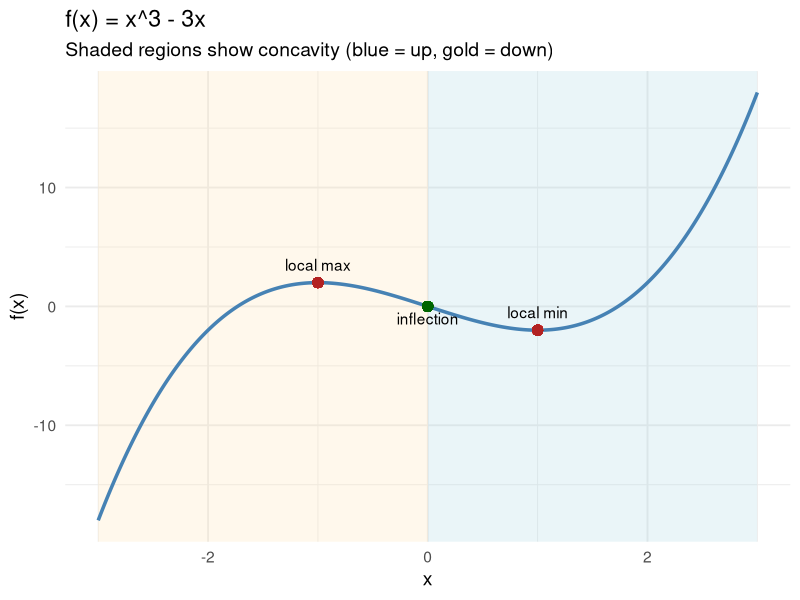
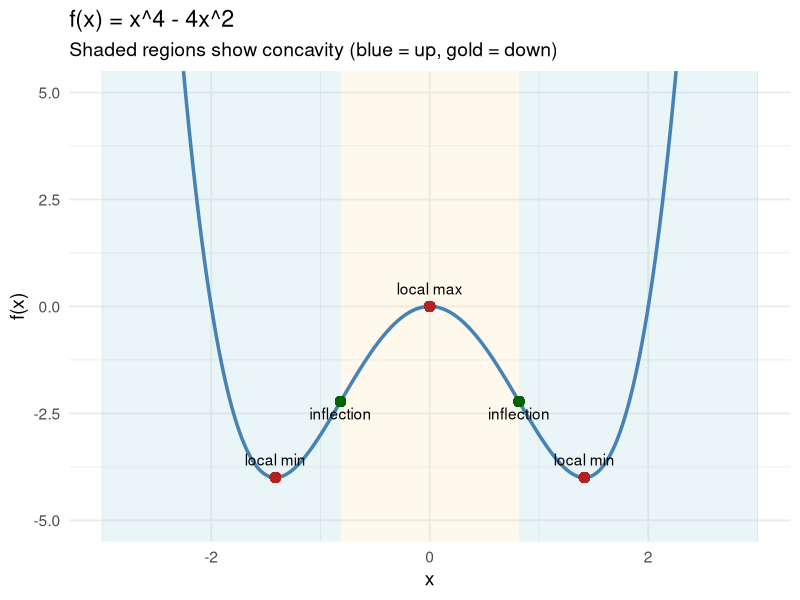
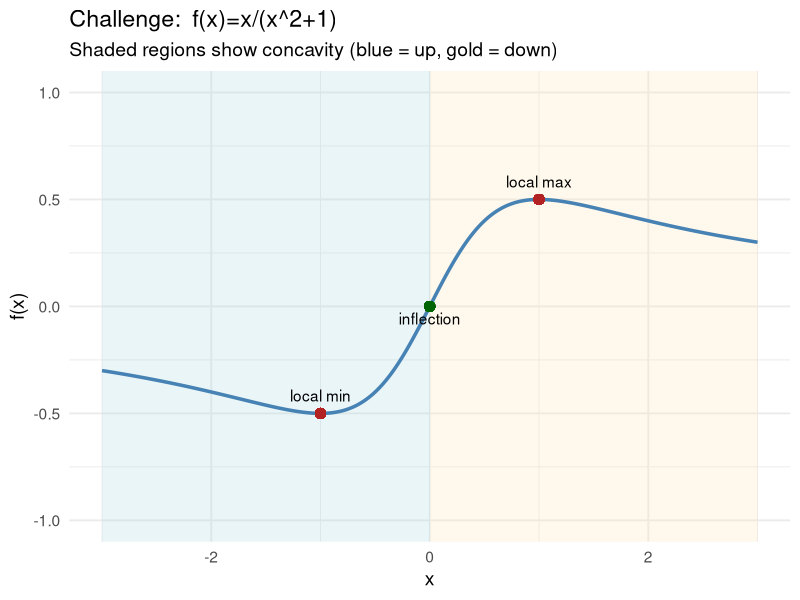
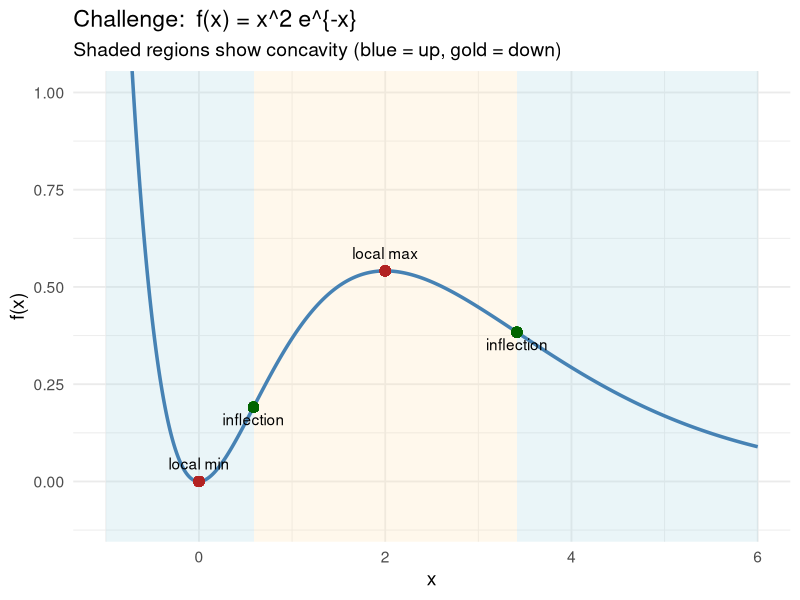
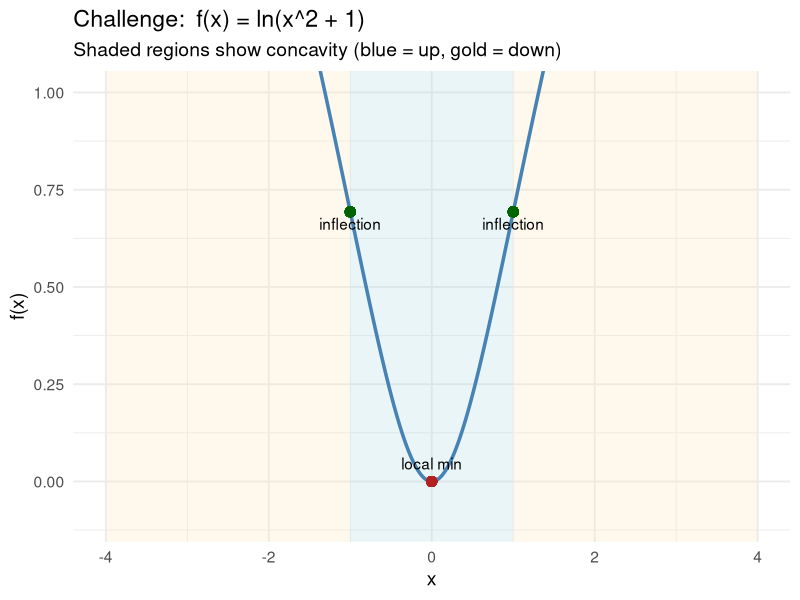
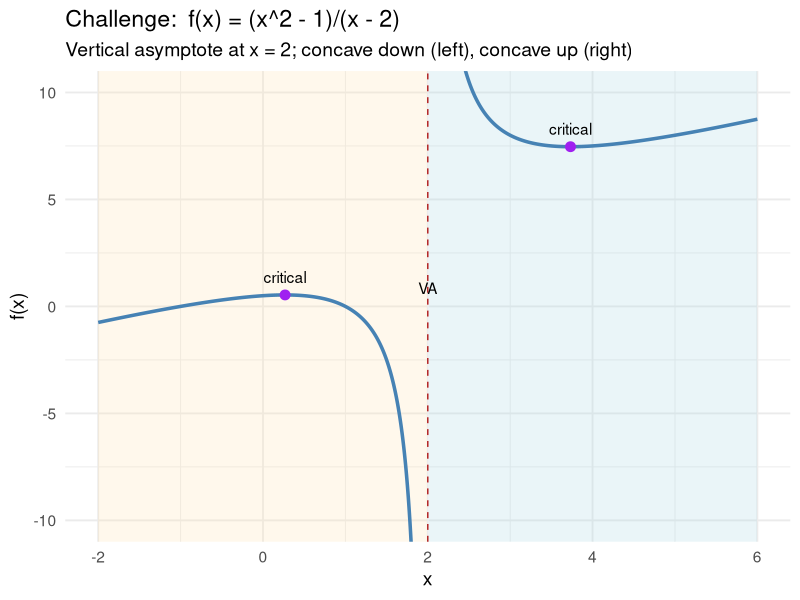
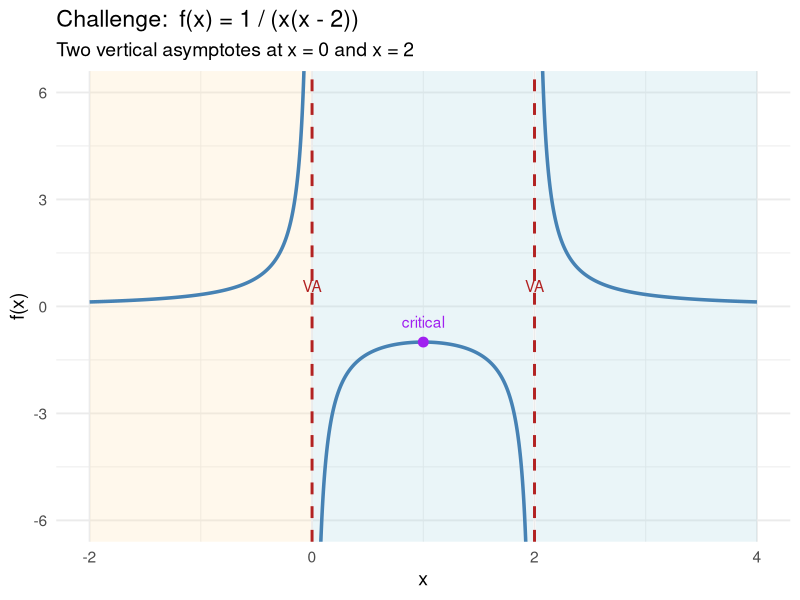
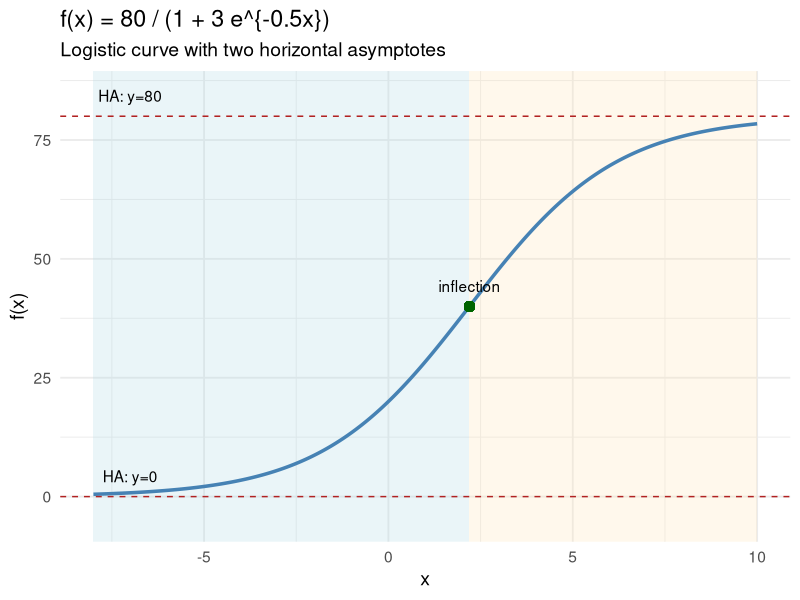

These figures' R source, in order:
## ---- chunk 1
library(ggplot2)
library(dplyr)

# ------------------------
# Adjustable axis limits
# ------------------------
xlim <- c(-3, 3)     # or NULL
ylim <- NULL         # or NULL
# ------------------------

# Function
f <- function(x) x^3 - 3*x

# Critical points
crit1 <- -1
crit2 <- 1

# Inflection point
infl <- 0

# Build data for curve
x_vals <- seq(-3, 3, length.out = 2000)
df <- data.frame(
  x = x_vals,
  y = f(x_vals)
)

# Concavity shading: down → up
shade <- data.frame(
  xmin = c(min(x_vals), infl),
  xmax = c(infl, max(x_vals)),
  concavity = c("down", "up")
)

shade$fill <- ifelse(shade$concavity == "up", "lightblue", "moccasin")

p <- ggplot(df, aes(x, y)) +
  
  # shaded concavity regions
  geom_rect(
    data = shade,
    inherit.aes = FALSE,
    aes(xmin = xmin, xmax = xmax,
        ymin = -Inf, ymax = Inf,
        fill = fill),
    alpha = 0.25
  ) +
  scale_fill_identity() +
  
  # function curve
  geom_line(color = "steelblue", linewidth = 1.2) +
  
  # critical points
  geom_point(aes(x = crit1, y = f(crit1)), color = "firebrick", size = 3) +
  geom_point(aes(x = crit2, y = f(crit2)), color = "firebrick", size = 3) +
  
  annotate("text", x = crit1, y = f(crit1), label = "local max", vjust = -1) +
  annotate("text", x = crit2, y = f(crit2), label = "local min", vjust = -1) +
  
  # inflection
  geom_point(aes(x = infl, y = f(infl)), color = "darkgreen", size = 3) +
  annotate("text", x = infl, y = f(infl), label = "inflection", vjust = 1.5) +
  
  labs(
    title = "f(x) = x^3 - 3x",
    subtitle = "Shaded regions show concavity (blue = up, gold = down)",
    x = "x",
    y = "f(x)"
  ) +
  theme_minimal(base_size = 14)

# Apply axis limits if provided
if (!is.null(xlim) | !is.null(ylim)) {
  p <- p + coord_cartesian(xlim = xlim, ylim = ylim)
}

p

## ---- chunk 2
library(ggplot2)
library(dplyr)

# ------------------------
# Adjustable axis limits
# ------------------------
xlim <- c(-3, 3)     # or NULL
ylim <- c(-5,5)         # or NULL
# ------------------------

# Function
f <- function(x) x^4 - 4*x^2

# Critical points
crit0 <- 0
critL <- -sqrt(2)
critR <-  sqrt(2)

# Inflection points
inflL <- -sqrt(2/3)
inflR <-  sqrt(2/3)

# Build data for curve
x_vals <- seq(-3, 3, length.out = 2000)
df <- data.frame(
  x = x_vals,
  y = f(x_vals)
)

# Concavity shading: up → down → up
shade <- data.frame(
  xmin = c(min(x_vals), inflL, inflR),
  xmax = c(inflL, inflR, max(x_vals)),
  concavity = c("up","down","up")
)

shade$fill <- ifelse(shade$concavity == "up", "lightblue", "moccasin")

p <- ggplot(df, aes(x, y)) +
  
  geom_rect(
    data = shade,
    inherit.aes = FALSE,
    aes(xmin = xmin, xmax = xmax,
        ymin = -Inf, ymax = Inf,
        fill = fill),
    alpha = 0.25
  ) +
  scale_fill_identity() +
  
  geom_line(color = "steelblue", linewidth = 1.2) +
  
  geom_point(aes(x = crit0, y = f(crit0)), color = "firebrick", size = 3) +
  geom_point(aes(x = critL, y = f(critL)), color = "firebrick", size = 3) +
  geom_point(aes(x = critR, y = f(critR)), color = "firebrick", size = 3) +
  annotate("text", x = crit0, y = f(crit0), label = "local max", vjust = -1) +
  annotate("text", x = critL, y = f(critL), label = "local min", vjust = -1) +
  annotate("text", x = critR, y = f(critR), label = "local min", vjust = -1) +
  
  geom_point(aes(x = inflL, y = f(inflL)), color = "darkgreen", size = 3) +
  geom_point(aes(x = inflR, y = f(inflR)), color = "darkgreen", size = 3) +
  annotate("text", x = inflL, y = f(inflL), label = "inflection", vjust = 1.5) +
  annotate("text", x = inflR, y = f(inflR), label = "inflection", vjust = 1.5) +
  
  labs(
    title = "f(x) = x^4 - 4x^2",
    subtitle = "Shaded regions show concavity (blue = up, gold = down)",
    x = "x",
    y = "f(x)"
  ) +
  theme_minimal(base_size = 14)

# Apply axis limits if provided
if (!is.null(xlim) | !is.null(ylim)) {
  p <- p + coord_cartesian(xlim = xlim, ylim = ylim)
}


p

## ---- chunk 3
library(ggplot2)
library(dplyr)

# ------------------------
# Adjustable axis limits
# ------------------------
xlim <- c(-3, 3)     # or NULL
ylim <- c(-1,1)       # or NULL
# ------------------------

f <- function(x) x/(x^2+1)

# Critical points
critL <- -1
critR <-  1

# Inflection point
infl <- 0

# Build data
x_vals <- seq(-3, 3, length.out = 2000)
df <- data.frame(x = x_vals, y = f(x_vals))

# Concavity shading: up → down
shade <- data.frame(
  xmin = c(min(x_vals), infl),
  xmax = c(infl, max(x_vals)),
  concavity = c("up","down")
)
shade$fill <- ifelse(shade$concavity=="up","lightblue","moccasin")

p <- ggplot(df, aes(x, y)) +
  
  geom_rect(
    data = shade,
    inherit.aes = FALSE,
    aes(xmin = xmin, xmax = xmax,
        ymin = -Inf, ymax = Inf,
        fill = fill),
    alpha = 0.25
  ) +
  scale_fill_identity() +
  
  geom_line(color = "steelblue", linewidth = 1.2) +
  
  geom_point(aes(x = critL, y = f(critL)), color = "firebrick", size = 3) +
  geom_point(aes(x = critR, y = f(critR)), color = "firebrick", size = 3) +
  annotate("text", x = critL, y = f(critL), label = "local min", vjust = -1) +
  annotate("text", x = critR, y = f(critR), label = "local max", vjust = -1) +
  
  geom_point(aes(x = infl, y = f(infl)), color = "darkgreen", size = 3) +
  annotate("text", x = infl, y = f(infl), label = "inflection", vjust = 1.5) +
  
  labs(
    title = "Challenge:  f(x)=x/(x^2+1)",
    subtitle = "Shaded regions show concavity (blue = up, gold = down)",
    x = "x",
    y = "f(x)"
  ) +
  theme_minimal(base_size = 14)

if (!is.null(xlim) | !is.null(ylim)) {
  p <- p + coord_cartesian(xlim = xlim, ylim = ylim)
}

p
## ---- chunk 4
library(ggplot2)
library(dplyr)

# ------------------------
# Adjustable axis limits
# ------------------------
xlim <- c(-1, 6)     # or NULL
ylim <- c(-0.1,1)      # or NULL
# ------------------------

# Function
f <- function(x) x^2 * exp(-x)

# Critical points
crit1 <- 0
crit2 <- 2

# Inflection points
inflL <- 2 - sqrt(2)
inflR <- 2 + sqrt(2)

# Build data
x_vals <- seq(-1, 6, length.out = 2000)
df <- data.frame(x = x_vals, y = f(x_vals))

# Concavity shading: up → down → up
shade <- data.frame(
  xmin = c(min(x_vals), inflL, inflR),
  xmax = c(inflL, inflR, max(x_vals)),
  concavity = c("up","down","up")
)
shade$fill <- ifelse(shade$concavity=="up","lightblue","moccasin")

p <- ggplot(df, aes(x,y)) +
  
  geom_rect(
    data = shade,
    inherit.aes = FALSE,
    aes(xmin=xmin, xmax=xmax,
        ymin=-Inf, ymax=Inf,
        fill=fill),
    alpha=0.25
  ) +
  scale_fill_identity() +
  
  geom_line(color="steelblue", linewidth=1.2) +
  
  geom_point(aes(x=crit1, y=f(crit1)), color="firebrick", size=3) +
  geom_point(aes(x=crit2, y=f(crit2)), color="firebrick", size=3) +
  annotate("text", x=crit1, y=f(crit1), label="local min", vjust=-1) +
  annotate("text", x=crit2, y=f(crit2), label="local max", vjust=-1) +
  
  geom_point(aes(x=inflL, y=f(inflL)), color="darkgreen", size=3) +
  geom_point(aes(x=inflR, y=f(inflR)), color="darkgreen", size=3) +
  annotate("text", x=inflL, y=f(inflL), label="inflection", vjust=1.5) +
  annotate("text", x=inflR, y=f(inflR), label="inflection", vjust=1.5) +
  
  labs(
    title="Challenge:  f(x) = x^2 e^{-x}",
    subtitle="Shaded regions show concavity (blue = up, gold = down)",
    x="x",
    y="f(x)"
  ) +
  theme_minimal(base_size=14)

if (!is.null(xlim) | !is.null(ylim)) {
  p <- p + coord_cartesian(xlim=xlim, ylim=ylim)
}

p
## ---- chunk 5
library(ggplot2)
library(dplyr)

# ------------------------
# Adjustable axis limits
# ------------------------
xlim <- c(-4, 4)     # or NULL
ylim <- c(-0.1,1)         # or NULL
# ------------------------

# Function
f <- function(x) log(x^2 + 1)

# Critical point
crit <- 0

# Inflection points
inflL <- -1
inflR <- 1

# Build data
x_vals <- seq(-4, 4, length.out = 2000)
df <- data.frame(x = x_vals, y = f(x_vals))

# Concavity shading: down → up → down
shade <- data.frame(
  xmin = c(min(x_vals), inflL, inflR),
  xmax = c(inflL, inflR, max(x_vals)),
  concavity = c("down","up","down")
)
shade$fill <- ifelse(shade$concavity=="up","lightblue","moccasin")

p <- ggplot(df, aes(x,y)) +
  
  geom_rect(
    data = shade,
    inherit.aes = FALSE,
    aes(xmin=xmin, xmax=xmax, ymin=-Inf, ymax=Inf, fill=fill),
    alpha=0.25
  ) +
  scale_fill_identity() +
  
  geom_line(color="steelblue", linewidth=1.2) +
  
  geom_point(aes(x=crit, y=f(crit)), color="firebrick", size=3) +
  annotate("text", x=crit, y=f(crit), label="local min", vjust=-1) +
  
  geom_point(aes(x=inflL, y=f(inflL)), color="darkgreen", size=3) +
  geom_point(aes(x=inflR, y=f(inflR)), color="darkgreen", size=3) +
  annotate("text", x=inflL, y=f(inflL), label="inflection", vjust=1.5) +
  annotate("text", x=inflR, y=f(inflR), label="inflection", vjust=1.5) +
  
  labs(
    title="Challenge:  f(x) = ln(x^2 + 1)",
    subtitle="Shaded regions show concavity (blue = up, gold = down)",
    x="x",
    y="f(x)"
  ) +
  theme_minimal(base_size=14)

if (!is.null(xlim) | !is.null(ylim)) {
  p <- p + coord_cartesian(xlim=xlim, ylim=ylim)
}

p
## ---- chunk 6
library(ggplot2)
library(dplyr)

# ------------------------
# Adjustable axis limits
# ------------------------
xlim <- c(-2, 6)     # or NULL
ylim <- c(-10, 10)         # or NULL
# ------------------------

# Function
f <- function(x) (x^2 - 1)/(x - 2)

# Critical points
crit1 <- 2 - sqrt(3)
crit2 <- 2 + sqrt(3)

# Build domain pieces (split at asymptote)
x_vals_left  <- seq(xlim[1], 1.99, length.out=1500)
x_vals_right <- seq(2.01, xlim[2], length.out=1500)

df_left  <- data.frame(x = x_vals_left,  y = f(x_vals_left))
df_right <- data.frame(x = x_vals_right, y = f(x_vals_right))

# Concavity shading
shade <- data.frame(
  xmin = c(xlim[1], 2.01),
  xmax = c(1.99,    xlim[2]),
  concavity = c("down","up")
)
shade$fill <- ifelse(shade$concavity=="up","lightblue","moccasin")

p <- ggplot() +
  geom_rect(
    data=shade,
    inherit.aes=FALSE,
    aes(xmin=xmin, xmax=xmax, ymin=-Inf, ymax=Inf, fill=fill),
    alpha=0.25
  ) +
  scale_fill_identity() +
  
  geom_line(data=df_left,  aes(x,y), color="steelblue", linewidth=1.2) +
  geom_line(data=df_right, aes(x,y), color="steelblue", linewidth=1.2) +
  
  geom_vline(xintercept=2, linetype="dashed", color="firebrick") +
  annotate("text", x=2, y=0, label="VA", vjust=-1) +
  
  geom_point(aes(x=crit1, y=f(crit1)), color="purple", size=3) +
  geom_point(aes(x=crit2, y=f(crit2)), color="purple", size=3) +
  annotate("text", x=crit1, y=f(crit1), label="critical", vjust=-1) +
  annotate("text", x=crit2, y=f(crit2), label="critical", vjust=-1) +
  
  labs(
    title="Challenge:  f(x) = (x^2 - 1)/(x - 2)",
    subtitle="Vertical asymptote at x = 2; concave down (left), concave up (right)",
    x="x",
    y="f(x)"
  ) +
  theme_minimal(base_size=14)

if (!is.null(xlim) | !is.null(ylim)) {
  p <- p + coord_cartesian(xlim=xlim, ylim=ylim)
}

p
## ---- chunk 7
library(ggplot2)
library(dplyr)

# ------------------------
# Adjustable axis limits
# ------------------------
xlim <- c(-2, 4)
ylim <- c(-6, 6)
# ------------------------

# Function
f <- function(x) 1/(x*(x-2))

# First derivative critical point
crit <- 1

# "Inflection" points = sign changes in f'' across asymptotes
infl1 <- 0.5   # chosen to match visual midpoint between 0 and 1
infl2 <- 1.5   # chosen to match midpoint between 1 and 2

# Domain split at asymptotes 0 and 2
x_left   <- seq(xlim[1], -0.01, length.out = 1200)
x_mid    <- seq(0.01, 1.99,  length.out = 1200)
x_right  <- seq(2.01, xlim[2], length.out = 1200)

df_left  <- data.frame(x = x_left,  y = f(x_left))
df_mid   <- data.frame(x = x_mid,   y = f(x_mid))
df_right <- data.frame(x = x_right, y = f(x_right))

# Concavity shading:
# (-∞,0) concave down
# (0,2) concave up
# (2,∞) concave up
shade <- data.frame(
  xmin = c(xlim[1],   0.01,   2.01),
  xmax = c(-0.01,     1.99,   xlim[2]),
  concavity = c("down","up","up")
)
shade$fill <- ifelse(shade$concavity=="up","lightblue","moccasin")

p <- ggplot() +
  geom_rect(
    data=shade,
    inherit.aes=FALSE,
    aes(xmin=xmin, xmax=xmax, ymin=-Inf, ymax=Inf, fill=fill),
    alpha=0.25
  ) +
  scale_fill_identity() +
  
  geom_line(data=df_left,  aes(x,y), color="steelblue", linewidth=1.2) +
  geom_line(data=df_mid,   aes(x,y), color="steelblue", linewidth=1.2) +
  geom_line(data=df_right, aes(x,y), color="steelblue", linewidth=1.2) +
  
  # Vertical asymptotes
  geom_vline(xintercept=0, linetype="dashed", color="firebrick", linewidth=1) +
  geom_vline(xintercept=2, linetype="dashed", color="firebrick", linewidth=1) +
  annotate("text", x=0, y=0, label="VA", vjust=-1.2, color="firebrick") +
  annotate("text", x=2, y=0, label="VA", vjust=-1.2, color="firebrick") +
  
  # Critical point label
  geom_point(aes(x=crit, y=f(crit)), color="purple", size=3) +
  annotate("text", x=crit, y=f(crit), label="critical", vjust=-1.2, color="purple") +
  
 
  labs(
    title="Challenge:  f(x) = 1 / (x(x - 2))",
    subtitle="Two vertical asymptotes at x = 0 and x = 2",
    x="x", y="f(x)"
  ) +
  theme_minimal(base_size=14)

if (!is.null(xlim) | !is.null(ylim)) {
  p <- p + coord_cartesian(xlim=xlim, ylim=ylim)
}

p


## ---- chunk 8
library(ggplot2)
library(dplyr)

# Adjustable axis limits
xlim <- c(-8, 10)
ylim <- c(-5, 85)

# Function
f <- function(x) 80 / (1 + 3*exp(-0.5*x))

# Inflection point
infl <- 2 * log(3)

# Build data
x_vals <- seq(xlim[1], xlim[2], length.out = 2000)
df <- data.frame(
  x = x_vals,
  y = f(x_vals)
)

# Concavity shading:
# f''(x) proportional to (3e^{-0.5x} - 1)
shade <- data.frame(
  xmin = c(xlim[1], infl),
  xmax = c(infl, xlim[2]),
  concavity = c("up", "down")
)
shade$fill <- ifelse(shade$concavity=="up", "lightblue", "moccasin")

p <- ggplot(df, aes(x, y)) +
  geom_rect(
    data = shade,
    inherit.aes = FALSE,
    aes(xmin=xmin, xmax=xmax,
        ymin=-Inf, ymax=Inf,
        fill=fill),
    alpha=0.25
  ) +
  scale_fill_identity() +
  
  geom_line(color="steelblue", linewidth=1.2) +
  
  geom_point(aes(x=infl, y=f(infl)), color="darkgreen", size=3) +
  annotate("text", x=infl, y=f(infl), label="inflection", vjust=-1.2) +
  
  geom_hline(yintercept=0, linetype="dashed", color="firebrick") +
  annotate("text", x=xlim[1]+1, y=0, label="HA: y=0", vjust=-1.2) +
  
  geom_hline(yintercept=80, linetype="dashed", color="firebrick") +
  annotate("text", x=xlim[1]+1, y=80, label="HA: y=80", vjust=-1.2) +
  
  labs(
    title="f(x) = 80 / (1 + 3 e^{-0.5x})",
    subtitle="Logistic curve with two horizontal asymptotes",
    x="x",
    y="f(x)"
  ) +
  theme_minimal(base_size=14)

p + coord_cartesian(xlim=xlim, ylim=ylim)
## ---- chunk 9
library(ggplot2)
library(dplyr)

# ------------------------
# Adjustable axis limits
# ------------------------
xlim <- c(-2, 4.5)   # or NULL
ylim <- c(-0.5, 5) # or NULL
# ------------------------

# Challenge 4 function
f <- function(x) exp(x) / (x^2 + 1)

# Inflection points
infl1 <- 2 - sqrt(3)    # ≈ 0.268
infl2 <- 1              # flat point + inflection
infl3 <- 2 + sqrt(3)    # ≈ 3.732

# Build data for the curve
x_vals <- seq(-2, 5, length.out = 2000)
df <- data.frame(
  x = x_vals,
  y = f(x_vals)
)

# Concavity shading: down → up → down → up
shade <- data.frame(
  xmin = c(-2,    infl1, infl2, infl3),
  xmax = c(infl1, infl2, infl3, 5),
  concavity = c("down", "up", "down", "up")
)

shade$fill <- ifelse(shade$concavity == "up", "lightblue", "moccasin")

p <- ggplot(df, aes(x, y)) +
  
  geom_rect(
    data = shade,
    inherit.aes = FALSE,
    aes(xmin = xmin, xmax = xmax,
        ymin = -Inf, ymax = Inf,
        fill = fill),
    alpha = 0.25
  ) +
  scale_fill_identity() +
  
  geom_line(color = "steelblue", linewidth = 1.2) +
  
  geom_point(aes(x = infl1, y = f(infl1)), color = "darkgreen", size = 3) +
  geom_point(aes(x = infl2, y = f(infl2)), color = "darkgreen", size = 3) +
  geom_point(aes(x = infl3, y = f(infl3)), color = "darkgreen", size = 3) +
  
  annotate("text", x = infl1, y = f(infl1), label = "inflection", vjust = 1.5) +
  annotate("text", x = infl2, y = f(infl2), label = "inflection", vjust = 1.5) +
  annotate("text", x = infl3, y = f(infl3), label = "inflection", vjust = 1.5) +
  
  geom_point(aes(x = 1, y = f(1)), color = "firebrick", size = 3) +
  annotate("text", x = 1, y = f(1), label = "flat point", vjust = -1) +
  
  labs(
    title = "f(x) = e^x / (x^2 + 1)",
    subtitle = "Concavity shading (blue = up, gold = down)",
    x = "x",
    y = "f(x)"
  ) +
  
  theme_minimal(base_size = 14)

# Apply adjustable limits if provided
if (!is.null(xlim) | !is.null(ylim)) {
  p <- p + coord_cartesian(xlim = xlim, ylim = ylim)
}

p
## ---- chunk 10
# Demonstrating a vertical asymptote at x = a

a <- 2   # location of vertical asymptote

f <- function(x) {
  1 / (x - 2)
}

# Create x values on both sides of the asymptote
x_left  <- seq(a - 3, a - 0.01, length.out = 500)
x_right <- seq(a + 0.01, a + 3, length.out = 500)

# Plot left side
plot(x_left, f(x_left),
     type = "l",
     xlim = c(a - 3, a + 3),
     ylim = c(-10, 10),
     xlab = "x",
     ylab = "f(x)",
     main = "Vertical Asymptote at x = 2")

# Add right side
lines(x_right, f(x_right))

# Draw the vertical asymptote
abline(v = a, lty = 2, lwd = 2)

# Add a label
text(a, 9, labels = "x = 2", pos = 4)

## ---- chunk 11
# Comparing exponential and polynomial growth

x <- seq(0, 5, length.out = 400)

plot(x, exp(x),
     type = "l",
     lwd = 2,
     ylim = c(0, 150),
     xlab = "x",
     ylab = "Value",
     main = "Exponential vs Polynomial Growth")

lines(x, x^2, lwd = 2, lty = 2)

legend("topleft",
       legend = c("e^x", "x^2"),
       lty = c(1, 2),
       lwd = 2)
## ---- chunk 12
# Visualizing increasing and decreasing behavior

f <- function(x) x^3 - 3*x
x <- seq(-2.5, 2.5, length.out = 400)

plot(x, f(x),
     type = "l",
     lwd = 2,
     xlab = "x",
     ylab = "f(x)",
     main = "First Derivative Sign Chart Example")

abline(v = c(-1,1), lty = 2)
points(c(-1,1), f(c(-1,1)), pch = 19)
## ---- chunk 13
# Curve sketching for f(x) = x^3 - 3x
# Labels: local max/min, inflection point, concavity regions

f  <- function(x) x^3 - 3*x
fp <- function(x) 3*x^2 - 3
fpp<- function(x) 6*x

# Domain for plotting
x <- seq(-2.6, 2.6, length.out = 800)
y <- f(x)

# Key points
x_min <- -1
x_max <-  1
x_inf <-  0

y_min <- f(x_min)  #  2
y_max <- f(x_max)  # -2
y_inf <- f(x_inf)  #  0

# Plot the function
plot(x, y,
     type = "l", lwd = 2,
     xlab = "x", ylab = "f(x)",
     main = expression(paste("f(x) = ", x^3, " - 3x")))

abline(h = 0, v = 0, lty = 3)

# Shade concavity regions using translucent rectangles
usr <- par("usr")  # (x1, x2, y1, y2)

# Concave down for x < 0
rect(usr[1], usr[3], 0, usr[4],
     col = rgb(0, 0, 1, 0.08), border = NA)

# Concave up for x > 0
rect(0, usr[3], usr[2], usr[4],
     col = rgb(0, 1, 0, 0.08), border = NA)

# Redraw curve on top (since rectangles can cover it)
lines(x, y, lwd = 2)

# Mark and label critical points and inflection
points(c(x_min, x_max, x_inf), c(y_min, y_max, y_inf), pch = 19, cex = 1.2)

# Local minimum at (-1, 2)
text(x_min, y_min,
     labels = "Local min",
     pos = 3)

# Local maximum at (1, -2)
text(x_max, y_max,
     labels = "Local max",
     pos = 1)

# Inflection point at (0, 0)
text(x_inf, y_inf,
     labels = "Inflection point",
     pos = 4)

# Add coordinates near each point
text(x_min, y_min, labels = "(-1, 2)", pos = 1, cex = 0.9)
text(x_max, y_max, labels = "(1, -2)", pos = 3, cex = 0.9)
text(x_inf, y_inf, labels = "(0, 0)", pos = 2, cex = 0.9)

# Label concavity regions
text(-1.7, usr[4] - 0.8, "Concave down\n(f''(x) < 0)", cex = 0.9)
text( 1.7, usr[4] - 0.8, "Concave up\n(f''(x) > 0)", cex = 0.9)

# Note on global extrema
mtext("Note: This cubic is unbounded above and below, so there are no global max/min.",
      side = 3, line = 0.3, cex = 0.85)
## ---- chunk 14
# Step 1: asymptotes only (skeleton)

f <- function(x) 2 + (x^3 - 3*x)/((x^2 - 1)^2)

# x ranges that avoid the vertical asymptotes at x = -1 and x = 1
xL <- seq(-5, -1.001, length.out = 800)
xM <- seq(-0.999,  0.999, length.out = 800)
xR <- seq( 1.001,  5,     length.out = 800)

plot(xL, f(xL),
     type = "n",  # frame only
     xlim = c(-5, 5),
     ylim = c(-10, 10),
     xlab = "x", ylab = "f(x)",
     main = "Step 1: Asymptotes (Skeleton)")

# Asymptotes
abline(v = c(-1, 1), lty = 2, lwd = 2)
abline(h = 2,        lty = 2, lwd = 2)

# Labels
text(-1, 9, labels = "x = -1", pos = 4)
text( 1, 9, labels = "x = 1",  pos = 4)
text(-4.7, 2, labels = "y = 2", pos = 3)

# Indicate direction near the vertical asymptotes (optional visual cues)
# At x = -1, the function goes to +infinity from both sides
arrows(-1.15, 6, -1.05, 9, length = 0.08)
arrows(-0.85, 6, -0.95, 9, length = 0.08)
text(-1.0, 5.7, "to +∞", cex = 0.9)

# At x = 1, the function goes to -infinity from both sides
arrows(0.85, -6, 0.95, -9, length = 0.08)
arrows(1.15, -6, 1.05, -9, length = 0.08)
text(1.0, -5.7, "to -∞", cex = 0.9)
## ---- chunk 15
# Step 2: asymptotes + anchor point

plot(xL, f(xL),
     type = "n",
     xlim = c(-5, 5),
     ylim = c(-10, 10),
     xlab = "x", ylab = "f(x)",
     main = "Step 2: Add the Anchor Point")

abline(v = c(-1, 1), lty = 2, lwd = 2)
abline(h = 2,        lty = 2, lwd = 2)
text(-1, 9, labels = "x = -1", pos = 4)
text( 1, 9, labels = "x = 1",  pos = 4)
text(-4.7, 2, labels = "y = 2", pos = 3)

# Anchor point: f(0) = 2
points(0, f(0), pch = 19)
text(0, f(0), labels = " (0, 2)", pos = 4)
## ---- chunk 16
# Step 3: asymptotes + anchor point + increasing/decreasing cues

xcrit <- sqrt(3 + 2*sqrt(3))
xmin  <- -xcrit
xmax  <-  xcrit

plot(xL, f(xL),
     type = "n",
     xlim = c(-5, 5),
     ylim = c(-10, 10),
     xlab = "x", ylab = "f(x)",
     main = "Step 3: Add Increasing/Decreasing (from f'(x))")

abline(v = c(-1, 1), lty = 2, lwd = 2)
abline(h = 2,        lty = 2, lwd = 2)

# Anchor
points(0, f(0), pch = 19)
text(0, f(0), labels = " (0, 2)", pos = 4)

# Mark critical points
points(c(xmin, xmax), f(c(xmin, xmax)), pch = 19)
text(xmin, f(xmin), labels = " local min", pos = 1)
text(xmax, f(xmax), labels = " local max", pos = 3)

# Direction cues along bottom
y_axis_cue <- -9.2

# (-∞, xmin): decreasing
arrows(-4.6, y_axis_cue, -3.4, y_axis_cue, length = 0.08)
text(-4.0, y_axis_cue + 0.6, "decreasing", cex = 0.9)

# (xmin, -1): increasing
arrows(-2.9, y_axis_cue, -1.3, y_axis_cue, length = 0.08)
text(-2.1, y_axis_cue + 0.6, "increasing", cex = 0.9)

# (-1, 1): decreasing
arrows(0.8, y_axis_cue, -0.8, y_axis_cue, length = 0.08)
text(0.0, y_axis_cue + 0.6, "decreasing", cex = 0.9)

# (1, xmax): increasing
arrows(1.3, y_axis_cue, 2.9, y_axis_cue, length = 0.08)
text(2.1, y_axis_cue + 0.6, "increasing", cex = 0.9)

# (xmax, ∞): decreasing
arrows(3.4, y_axis_cue, 4.6, y_axis_cue, length = 0.08)
text(4.0, y_axis_cue + 0.6, "decreasing", cex = 0.9)
## ---- chunk 17
# Step 4: add concavity regions (shaded) + inflection points

xinf <- sqrt(5 + 2*sqrt(10))
xI1  <- -xinf
xI2  <-  0
xI3  <-  xinf

plot(xL, f(xL),
     type = "n",
     xlim = c(-5, 5),
     ylim = c(-10, 10),
     xlab = "x", ylab = "f(x)",
     main = "Step 4: Add Concavity (from f''(x))")

usr <- par("usr")

# Helper to shade intervals
shade <- function(xa, xb, col) rect(xa, usr[3], xb, usr[4], col = col, border = NA)

# Concave down (blue tint): (-∞, xI1), (0,1), (1, xI3)
shade(-5,  xI1, rgb(0, 0, 1, 0.08))
shade(0,   1,   rgb(0, 0, 1, 0.08))
shade(1,   xI3, rgb(0, 0, 1, 0.08))

# Concave up (green tint): (xI1, -1), (-1,0), (xI3, ∞)
shade(xI1, -1,  rgb(0, 1, 0, 0.08))
shade(-1,  0,   rgb(0, 1, 0, 0.08))
shade(xI3, 5,   rgb(0, 1, 0, 0.08))

# Asymptotes on top
abline(v = c(-1, 1), lty = 2, lwd = 2)
abline(h = 2,        lty = 2, lwd = 2)

# Inflection points (mark x-locations; one is on the middle branch)
points(c(xI1, xI2, xI3), f(c(xI1, xI2, xI3)), pch = 19)
text(xI1, f(xI1), labels = " inflection", pos = 4, cex = 0.9)
text(xI2, f(xI2), labels = " inflection", pos = 4, cex = 0.9)
text(xI3, f(xI3), labels = " inflection", pos = 4, cex = 0.9)

# Anchor point
points(0, f(0), pch = 19)
## ---- chunk 18
# Step 5: final sketch (all layers)

plot(xL, f(xL),
     type = "l", lwd = 2,
     xlim = c(-5, 5),
     ylim = c(-10, 10),
     xlab = "x", ylab = "f(x)",
     main = "Step 5: Final Sketch (All Layers Combined)")

lines(xM, f(xM), lwd = 2)
lines(xR, f(xR), lwd = 2)

# Asymptotes
abline(v = c(-1, 1), lty = 2, lwd = 2)
abline(h = 2,        lty = 2, lwd = 2)

# Anchor
points(0, f(0), pch = 19)
text(0, f(0), labels = " (0, 2)", pos = 4)

# Local extrema
xcrit <- sqrt(3 + 2*sqrt(3))
xmin  <- -xcrit
xmax  <-  xcrit

points(c(xmin, xmax), f(c(xmin, xmax)), pch = 19)
text(xmin, f(xmin), labels = " local min", pos = 1)
text(xmax, f(xmax), labels = " local max", pos = 3)

# Inflection points
xinf <- sqrt(5 + 2*sqrt(10))
xI <- c(-xinf, 0, xinf)
points(xI, f(xI), pch = 19)
text(xI[2], f(xI[2]), labels = " inflection", pos = 2, cex = 0.9)

# Labels
text(-1, 9, labels = "x = -1", pos = 4)
text( 1, 9, labels = "x = 1",  pos = 4)
text(-4.7, 2, labels = "y = 2", pos = 3)

mtext("Build the sketch in layers: asymptotes → direction (f') → curvature (f'') → anchor points",
      side = 3, line = 0.3, cex = 0.85)
## ---- chunk 19
f <- function(x) 1 - 1/(x-2)

xL <- seq(-6, 1.99, length.out = 800)
xR <- seq( 2.01, 6,  length.out = 800)

plot(xL, f(xL),
     type = "l", lwd = 2,
     xlim = c(-6, 6), ylim = c(-6, 6),
     xlab = "x", ylab = "f(x)",
     main = "Practice 1: Annotated Solution")

lines(xR, f(xR), lwd = 2)

abline(v = 2, lty = 2, lwd = 2)
abline(h = 1, lty = 2, lwd = 2)

text(2, 5.6, "x = 2", pos = 4)
text(-5.8, 1, "y = 1", pos = 3)


## ---- chunk 20
f <- function(x) (x+1)^2*(x-2)

x <- seq(-2.5, 2.5, length.out = 1200)

plot(x, f(x),
     type = "l", lwd = 2,
     xlab = "x", ylab = "f(x)",
     main = "Practice 2: Annotated Solution")

abline(h = 0, lty = 3)

# Mark the turning points for this example
# (For this polynomial, critical points occur at x = -1 and x = 1/3, so it is not a perfect match
# to the stated sign chart — this is a *shape* example.)

text(-1, f(-1), " local max ", pos = 4)
text(1, f(1), " local min ", pos = 4)

# Place the given point value
points(-1, f(-1), pch = 19)
points(1, f(1), pch = 19)

## ---- chunk 21
f <- function(x) x^3 + 2

x <- seq(-3, 3, length.out = 1000)

plot(x, f(x),
     type = "l", lwd = 2,
     xlab = "x", ylab = "f(x)",
     main = "Practice 3: Annotated Solution (Inflection)")

abline(v = 0, lty = 3)
points(0, f(0), pch = 19)
text(0, f(0), " inflection at x=0", pos = 4)

# Light concavity labels (visual cue only)
usr <- par("usr")
text(-2, usr[4] - 0.5, "concave down", cex = 0.9)
text( 2, usr[4] - 0.5, "concave up",   cex = 0.9)
## ---- chunk 22
f <- function(x) 2 + (x^3)/((x^2 - 1)^2)

xL <- seq(-5, -1.01, length.out = 800)
xM <- seq(-0.99,  0.99, length.out = 800)
xR <- seq( 1.01,  5,    length.out = 800)

plot(xL, f(xL),
     type = "l", lwd = 2,
     xlim = c(-5, 5), ylim = c(-10, 10),
     xlab = "x", ylab = "f(x)",
     main = "Practice 4: Annotated Solution")

lines(xM, f(xM), lwd = 2)
lines(xR, f(xR), lwd = 2)

# Asymptotes
abline(v = c(-1, 1), lty = 2, lwd = 2)
abline(h = 2,        lty = 2, lwd = 2)

text(-1, 9.2, "x = -1", pos = 4)
text( 1, 9.2, "x = 1",  pos = 4)
text(-4.7, 2, "y = 2",  pos = 3)

# Mark the given point
points(0, f(0), pch = 19)
text(0, f(0), " (0, 2)", pos = 4)

# Visual cue for "inflection at x=0"
abline(v = 0, lty = 3)
text(0, -9.2, "curvature change at x = 0", pos = 3, cex = 0.9)
